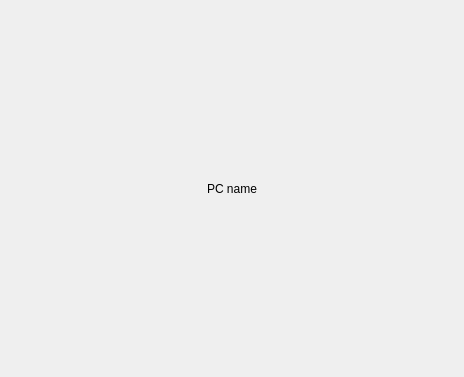
<?xml version="1.0" encoding="UTF-8"?>
<ui version="4.0">
 <class>PcName</class>
 <widget class="QWidget" name="PcName">
  <property name="geometry">
   <rect>
    <x>0</x>
    <y>0</y>
    <width>464</width>
    <height>377</height>
   </rect>
  </property>
  <property name="windowTitle">
   <string>Form</string>
  </property>
  <layout class="QVBoxLayout" name="verticalLayout">
   <item>
    <widget class="QLabel" name="pc_name">
     <property name="text">
      <string>PC name</string>
     </property>
     <property name="alignment">
      <set>Qt::AlignCenter</set>
     </property>
    </widget>
   </item>
  </layout>
 </widget>
 <resources/>
 <connections/>
</ui>
